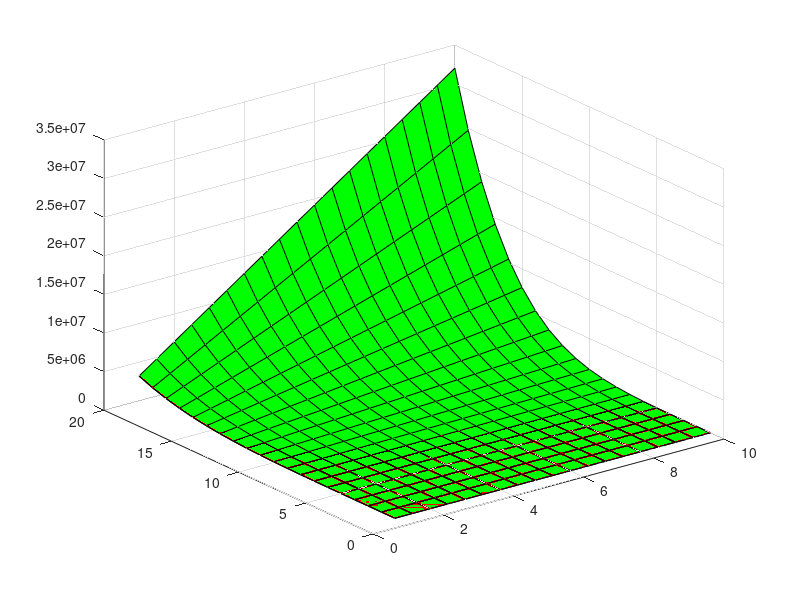

Reproduce this figure in MATLAB.
[X,Y] = meshgrid(1:0.5:10,1:20);
Z = X.^2 + Y.^5 ;
s=surf(X,Y,Z,'FaceColor','red');
hold on
Z1 = 1/3*X.^3 + X.*Y.^5;
surf(X,Y,Z1,'FaceColor','green');

hold off

